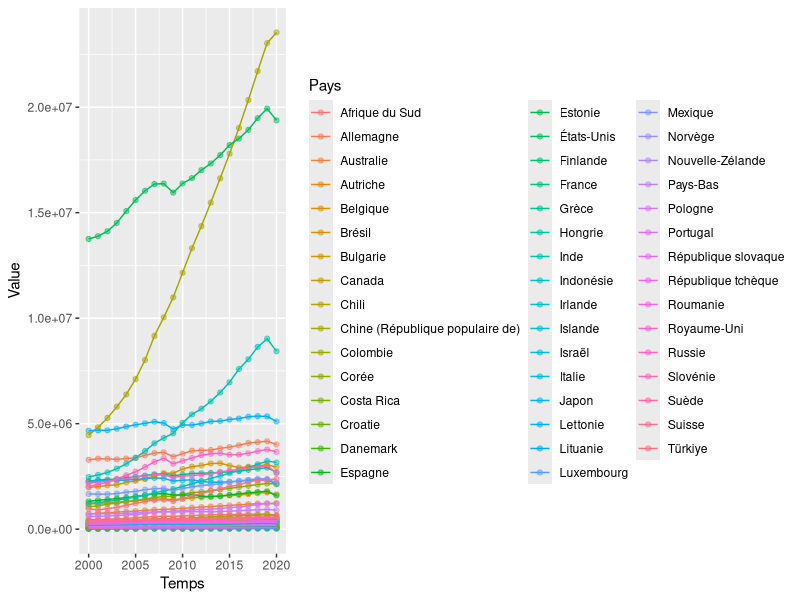
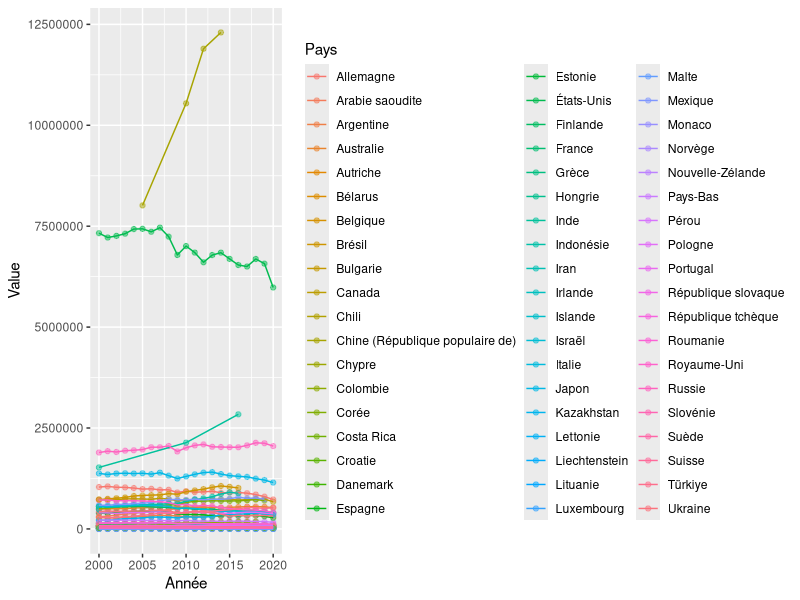

The R source for these figures, in order:
## ---- chunk 1
knitr::opts_chunk$set(echo = TRUE)
## ---- chunk 2
library(tidyverse)
## ---- chunk 3
datasetPIB = read.csv("data/PIB_2000_2020.csv", sep=",", quote="\"")
#View(datasetPIB)
## ---- chunk 4
datasetGES = read.csv("data/GES_2000_2020.csv", sep=",", quote="\"")
#View(datasetGES)
## ---- chunk 5
datasetPIB %>%
  select(Pays, Temps, Value) %>%
  na.omit()
## ---- chunk 6
ggplot(datasetPIB, aes(x=Temps, y=Value, color=Pays)) +
  geom_point(alpha=0.5) +
  geom_line()
## ---- chunk 7
datasetGES %>%
  select(Pays, Année, Value) %>%
  na.omit()
## ---- chunk 8
ggplot(datasetGES, aes(x=Année, y=Value, color=Pays)) +
  geom_point(alpha=0.5) +
  geom_line()
